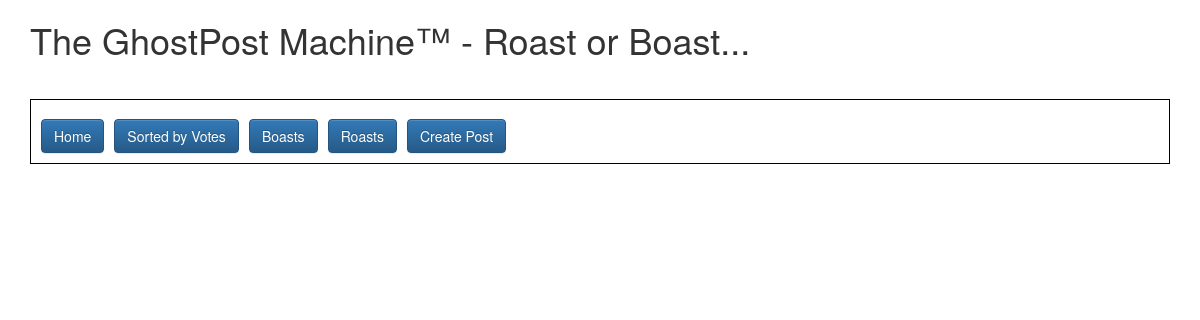
The app's page /, older data.
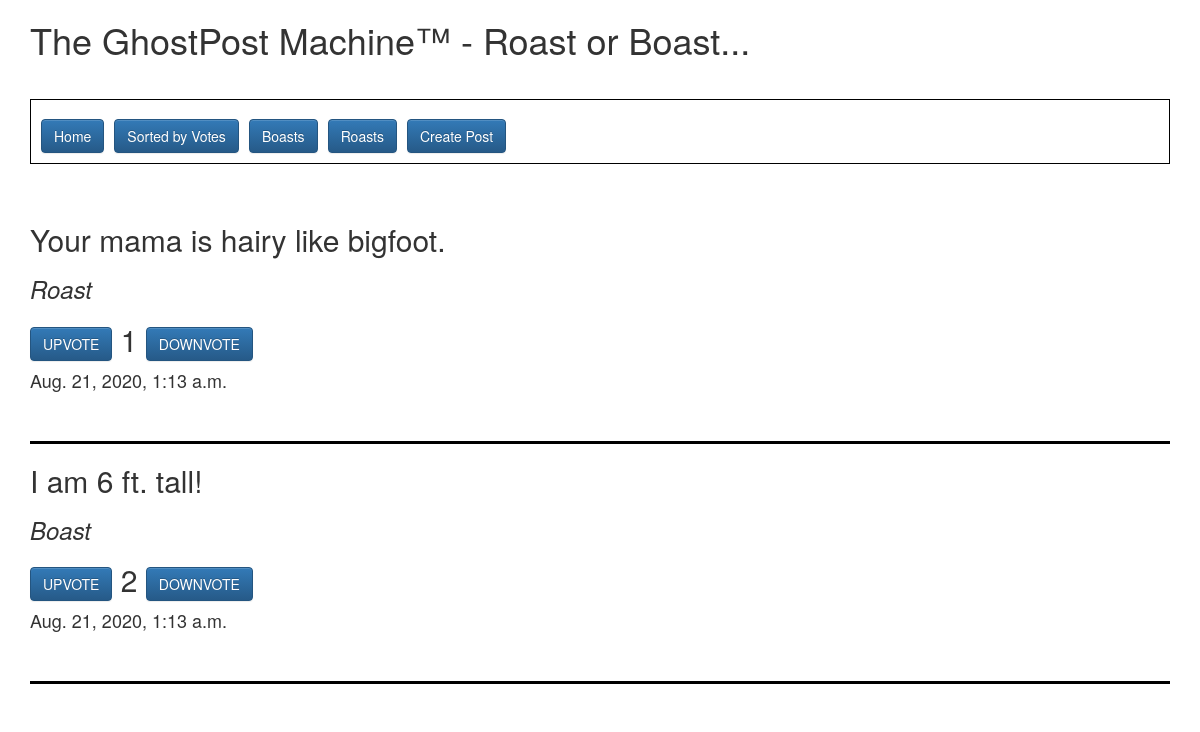
The same page, newer data.
### homepage/models.py (models this page shows, shortened)
class BoastsRoasts(models.Model):
    boasts = models.BooleanField(default=True)
    post_text = models.CharField(max_length=240)
    up_votes = models.IntegerField(default=0)
    down_votes = models.IntegerField(default=0)
    submission_time = models.DateTimeField(default=timezone.now)

### homepage/views.py (the view)
# urls.py: path('', index, name="homepage"),
def index(request):
    all_posts = BoastsRoasts.objects.order_by("submission_time").reverse()
    return render(request, "index.html", {"all_posts": all_posts})

### templates/index.html (shortened to what this page needs)
<link rel="stylesheet" href="https://maxcdn.bootstrapcdn.com/bootstrap/3.3.7/css/bootstrap.min.css">
<link rel="stylesheet" href="https://maxcdn.bootstrapcdn.com/bootstrap/3.3.7/css/bootstrap-theme.min.css">
<div class="container">
    <h1>The GhostPost Machine™ - Roast or Boast...
    <br>
    <br>
    <div align="left" style="border: 1px solid #000; padding:10px;">
        <a href="/" class="btn btn-primary">Home</a>&nbsp;<a href="/sortedposts/" class="btn btn-primary">Sorted by Votes</a>&nbsp;<a href="/boasts/" class="btn btn-primary">Boasts</a>&nbsp;<a href="/roasts/" class="btn btn-primary">Roasts</a>&nbsp;<a href="/addpost/" class="btn btn-primary">Create Post</a>
    </div>
    <br>
    {% for post in all_posts %}
    <h2>
        {{ post.post_text }}
    </h2>
    {% if post.boasts %}
        <h3><em>Boast</em></h3>
    {% endif %}
    {% if not post.boasts %}
        <h3><em>Roast</em></h3>
    {% endif %}
    <h2>
        <a href="/upvote/{{ post.id }}" class="btn btn-primary">UPVOTE</a>&nbsp;{{ post.up_votes|add:post.down_votes}}&nbsp;<a href="/downvote/{{ post.id }}" class="btn btn-primary">DOWNVOTE</a>
    </h2>
    <h4>
        {{ post.submission_time }}
    </h4>
    <br>
    <hr style="border-top: 3px solid #000;">
    {% endfor %}
</div>

Row changes from the older to the newer data that the page shows:
added BoastsRoasts: post_text "Your mama is hairy like bigfoot.", boasts "Roast", up_votes|add "1", submission_time "Aug. 21, 2020, 1:13 a.m."
added BoastsRoasts: post_text "I am 6 ft. tall!", boasts "Boast", up_votes|add "2", submission_time "Aug. 21, 2020, 1:13 a.m."
